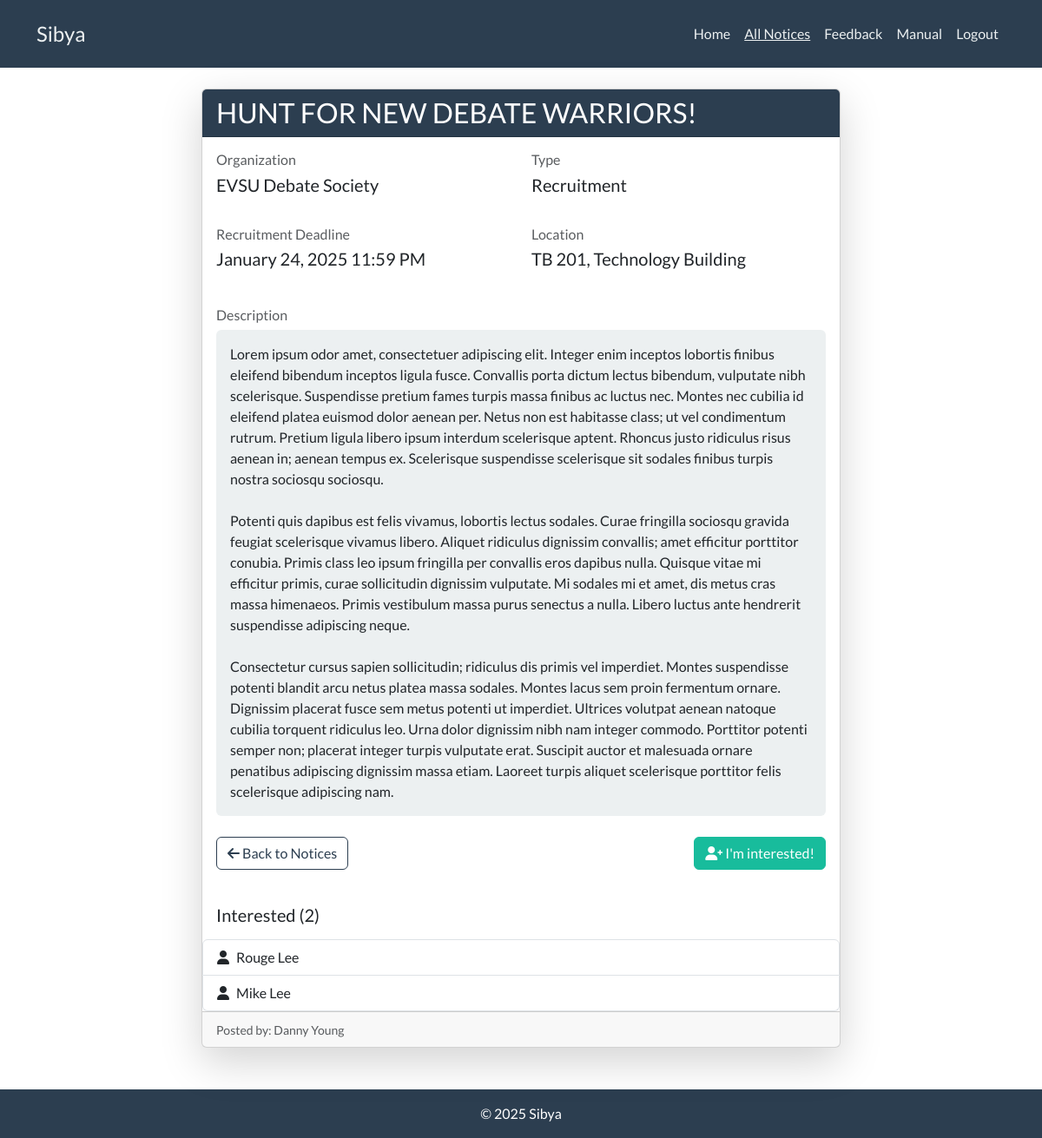
Page /notices/26/ (signed in) on the committed database.
### sibya/models.py (models this page shows, shortened)
class Notice(models.Model):
    title = models.CharField(max_length=255)
    type = models.CharField(max_length=45, choices=[('Recruitment', 'Recruitment'), ('Event', 'Event')])
    schedule = models.DateTimeField()
    description = models.TextField()
    location = models.CharField(max_length=100)
    organization = models.ForeignKey(Organization, on_delete=models.CASCADE)
    author = models.ForeignKey(User, on_delete=models.CASCADE)
    interested = models.ManyToManyField(User, related_name="interested_participants", blank=True)
    history = HistoricalRecords()

class Organization(models.Model):
    name = models.CharField(max_length=75)
    history = HistoricalRecords()
    def __str__(self):
        return self.name

class User(AbstractBaseUser, PermissionsMixin):
    email = models.EmailField(unique=True)
    name = models.CharField(max_length=255)
    is_president = models.BooleanField(default=False)
    is_active = models.BooleanField(default=True)
    is_staff = models.BooleanField(default=False)
    objects = UserManager()
    USERNAME_FIELD = 'email'
    REQUIRED_FIELDS = ['name']

### sibya/views.py (the view)
# urls.py: path("notices/<int:id>/", views.view_notice, name="view_notice"),
@login_required(login_url="login")
def view_notice(request, id):
    notice = get_object_or_404(Notice, id=id)
    current_time = timezone.now()
    return render(request, "view_notice.html", {
        "notice": notice,
        "current_time": current_time
    })

### sibya/templates/view_notice.html (shortened to what this page needs)
{% extends 'base_layout/base.html' %}
{% block content %}
<div class="row justify-content-center">
    <div class="col-lg-8">
        <div class="card shadow-lg">
            <div class="card-header bg-primary text-white">
                <h3 class="card-title mb-0">{{ notice.title }}</h3>
            </div>
            <div class="card-body">
                <div class="mb-4">
                    <div class="row mb-3">
                        <div class="col-md-6">
                            <h6 class="text-muted mb-1">Organization</h6>
                            <p class="fs-5">{{ notice.organization }}</p>
                        </div>
                        <div class="col-md-6">
                            <h6 class="text-muted mb-1">Type</h6>
                            <p class="fs-5">{{ notice.type }}</p>
                        </div>
                    </div>
                    <div class="row mb-3">
                        <div class="col-md-6">
                            {% if notice.type == "Event" %}
                                <h6 class="text-muted mb-1">Schedule</h6>
                            {% elif notice.type == "Recruitment" %}
                                <h6 class="text-muted mb-1">Recruitment Deadline</h6>
                            {% endif %}
                            <p class="fs-5">{{ notice.schedule|date:"F d, Y h:i A" }}</p>
                        </div>
                        <div class="col-md-6">
                            <h6 class="text-muted mb-1">Location</h6>
                            <p class="fs-5">{{ notice.location }}</p>
                        </div>
                    </div>
                </div>
                <div class="mb-4">
                    <h6 class="text-muted mb-2">Description</h6>
                    <div class="p-3 bg-light rounded">
                        {{ notice.description|linebreaksbr }}
                    </div>
                </div>
                <div class="mt-4 d-flex justify-content-between">
                    <a href="{% url 'all_notices' %}" class="btn btn-outline-primary">
                        <i class="fas fa-arrow-left"></i> Back to Notices
                    </a>
                    {% if notice.schedule < current_time %}
                        <button class="btn btn-secondary" disabled>
                            <i class="fas fa-clock me-2"></i>Event Finished
                        </button>
                    {% else %}
                        <form method="POST" action="{% url 'join_notice' notice.id %}">
                            <button type="submit" class="btn btn-success">
                                <i class="fas fa-user-plus"></i> I'm interested!
                            </button>
                        </form>
                    {% endif %}
                </div>
            </div>
            {% if not notice.schedule < current_time %}
                <div class="mt-4">
                    <h5 class="mb-3 ms-3">Interested ({{ notice.interested.count }})</h5>
                    <div class="list-group">
                        {% for student in notice.interested.all %}
                            <div class="list-group-item d-flex align-items-center">
                                <i class="fas fa-user me-2"></i>
                                {{ student.name }}
                            </div>
                        {% empty %}
                            <div class="list-group-item text-muted">
                                <i class="fas fa-info-circle me-2"></i>
                                No interested students yet
                            </div>
                        {% endfor %}
                    </div>
                </div>
            {% endif %}
            <div class="card-footer text-muted">
                <small>Posted by: {{ notice.author.name }}</small>
            </div>
        </div>
    </div>
</div>
{% endblock %}

### rows in the picture
Notice: title "HUNT FOR NEW DEBATE WARRIORS!", organization "EVSU Debate Society", type "Recruitment", schedule "January 24, 2025 11:59 PM", location "TB 201, Technology Building", description "Lorem ipsum odor amet, consectetuer adipiscing elit. Integer enim inceptos lobortis finibus eleifend bibendum inceptos ligula fusce. Convallis porta dictum lectus bibendum, vulputate nibh scelerisque. Suspendisse pretium fames turpis massa finibus ac luctus nec. Montes nec cubilia id eleifend platea euismod dolor aenean per. Netus non est habitasse class; ut vel condimentum rutrum. Pretium ligula libero ipsum interdum scelerisque aptent. Rhoncus justo ridiculus risus aenean in; aenean tempus ex. Scelerisque suspendisse scelerisque sit sodales finibus turpis nostra sociosqu sociosqu. Potenti quis dapibus est felis vivamus, lobortis lectus sodales. Curae fringilla sociosqu gravida feugiat…", interested.count "2", author.name "Danny Young"
User: name "Rouge Lee"
User: name "Mike Lee"
